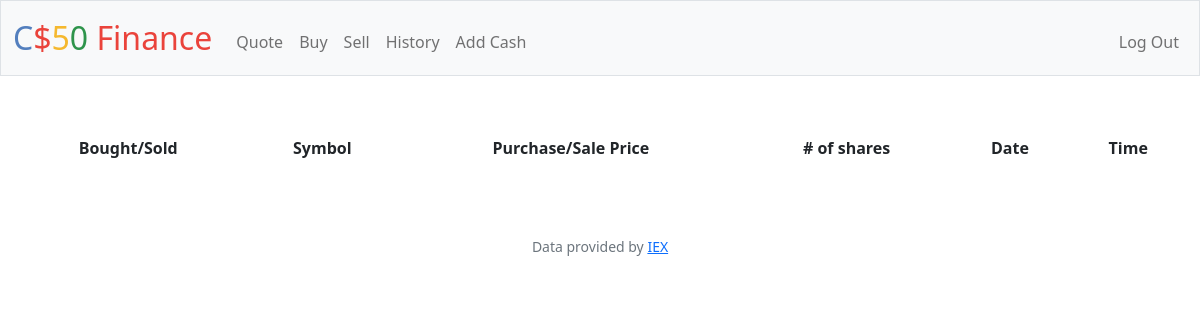
Before: /history (signed in) with the older database file.
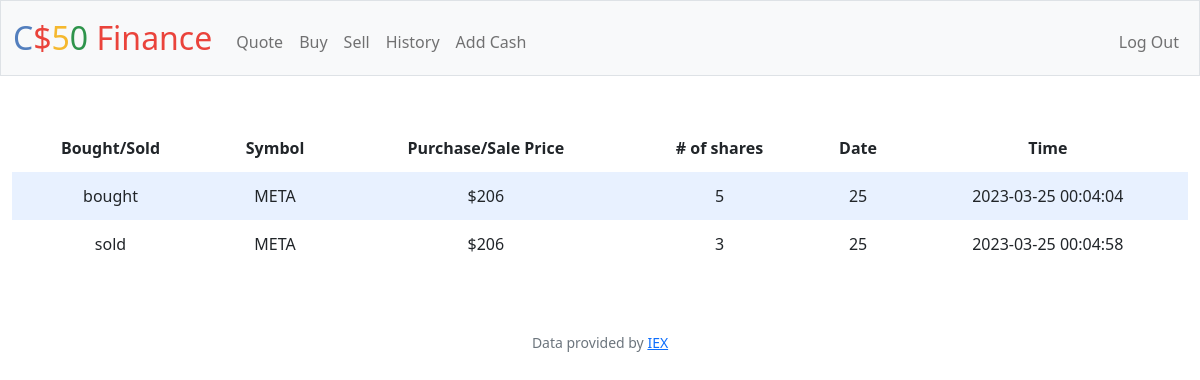
After: the same page with the newer database file.
### tables this page shows
CREATE TABLE history (username TEXT NOT NULL, month INTEGER NOT NULL, bos TEXT NOT NULL, date INTEGER, time INTEGER, company TEXT, nos INTEGER, price INTEGER);

### app.py (the view)
@app.route("/history")
@login_required
def history():
    history = db.execute("SELECT * FROM history WHERE username = ?", u)
    return render_template("history.html", history=history)

### app.py (called while the page is built)
@app.after_request
def after_request(response):
    response.headers["Cache-Control"] = "no-cache, no-store, must-revalidate"
    response.headers["Expires"] = 0
    response.headers["Pragma"] = "no-cache"
    return response

### helpers.py (called while the page is built)
def login_required(f):
    @wraps(f)
    def decorated_function(*args, **kwargs):
        if session.get("user_id") is None:
            return redirect("/login")
        return f(*args, **kwargs)
    return decorated_function

### templates/history.html (shortened to what this page needs)
{% extends "layout.html" %}
{% block main %}
    <table>
        <thead>
            <tr>
                <th>Bought/Sold</th>
                <th>Symbol</th>
                <th>Purchase/Sale Price</th>
                <th># of shares</th>
                <th>Date</th>
                <th>Time</th>
            </tr>
        </thead>
        <tbody>
            {% for histor in history %}
            <tr>
                    <td>{{ histor.bos }}</td>
                    <td>{{ histor.company }}</td>
                    <td>${{ histor.price }}</td>
                    <td>{{ histor.nos }}</td>
                    <td>{{ histor.date }}</td>
                    <td>{{ histor.time }}</td>
            </tr>
            {% endfor %}
        </tbody>
    </table>
{% endblock %}

### templates/layout.html (shortened to what this page needs)
<!DOCTYPE html>
<html lang="en">
    <head>
        <link href="https://cdn.jsdelivr.net/npm/bootstrap@5.1.3/dist/css/bootstrap.min.css" rel="stylesheet">
        <link href="/static/styles.css" rel="stylesheet">
    </head>
    <body>
        <nav class="bg-light border navbar navbar-expand-md navbar-light">
            <div class="container-fluid">
                <a class="navbar-brand" href="/"><span class="blue">C</span><span class="red">$</span><span class="yellow">5</span><span class="green">0</span> <span class="red">Finance</span></a>
                <div class="collapse navbar-collapse" id="navbar">
                    {% if session["user_id"] %}
                        <ul class="navbar-nav me-auto mt-2">
                            <li class="nav-item"><a class="nav-link" href="/quote">Quote</a></li>
                            <li class="nav-item"><a class="nav-link" href="/buy">Buy</a></li>
                            <li class="nav-item"><a class="nav-link" href="/sell">Sell</a></li>
                            <li class="nav-item"><a class="nav-link" href="/history">History</a></li>
                            <li class="nav-item"><a class="nav-link" href="/addcash">Add Cash</a></li>
                        </ul>
                        <ul class="navbar-nav ms-auto mt-2">
                            <li class="nav-item"><a class="nav-link" href="/logout">Log Out</a></li>
                        </ul>
                    {% else %}
                        <ul class="navbar-nav ms-auto mt-2">
                            <li class="nav-item"><a class="nav-link" href="/register">Register</a></li>
                            <li class="nav-item"><a class="nav-link" href="/login">Log In</a></li>
                        </ul>
                    {% endif %}
                </div>
            </div>
        </nav>
        <main class="container-fluid py-5 text-center">
            {% block main %}{% endblock %}
        </main>
        <footer class="mb-5 small text-center text-muted">
            Data provided by <a href="https://iexcloud.io/">IEX</a>
        </footer>
    </body>
</html>

### static/styles.css (style rules this page uses)
nav .navbar-brand { font-size: xx-large; }
table { background-color: transparent; margin-bottom: 1rem; width: 100%; }
table th, table td { padding: 0.75rem; vertical-align: middle; }
tbody tr:nth-of-type(odd) { background-color: rgb(179, 208, 255, 0.3) }
nav .navbar-brand .blue { color: #537fbe; }
nav .navbar-brand .red { color: #ea433b; }
nav .navbar-brand .yellow { color: #f5b82e; }
nav .navbar-brand .green { color: #2e944b; }

Changed rows visible on the page:
added history: bos "bought", company "META", price "206", nos "5", date "25", time "2023-03-25 00:04:04"
added history: bos "sold", company "META", price "206", nos "3", date "25", time "2023-03-25 00:04:58"
